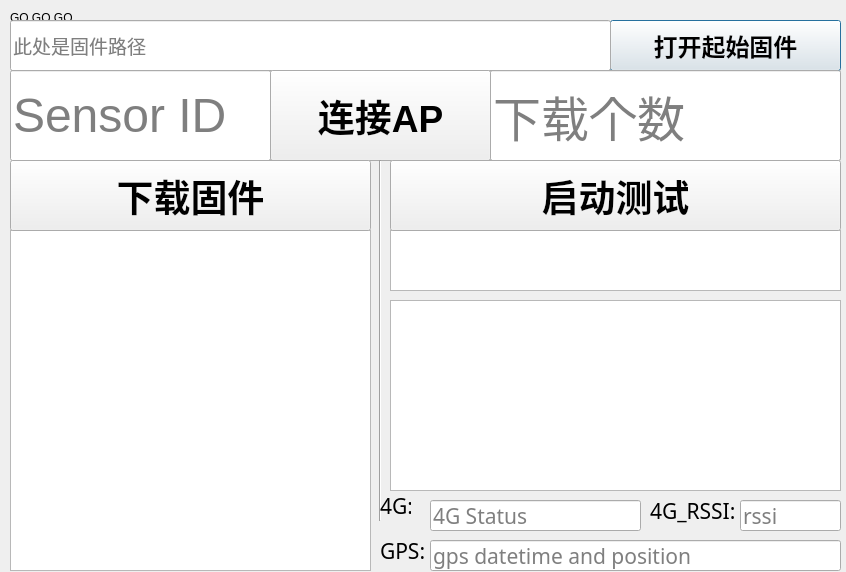
<?xml version="1.0" encoding="UTF-8"?>
<ui version="4.0">
 <class>dialog</class>
 <widget class="QDialog" name="dialog">
  <property name="geometry">
   <rect>
    <x>0</x>
    <y>0</y>
    <width>846</width>
    <height>572</height>
   </rect>
  </property>
  <property name="windowTitle">
   <string>033AP固件下载工具</string>
  </property>
  <widget class="QGroupBox" name="groupBox">
   <property name="geometry">
    <rect>
     <x>10</x>
     <y>10</y>
     <width>831</width>
     <height>151</height>
    </rect>
   </property>
   <property name="title">
    <string>GO GO GO</string>
   </property>
   <widget class="QLineEdit" name="lineEdit_FirmWare_Path_Useing">
    <property name="geometry">
     <rect>
      <x>0</x>
      <y>60</y>
      <width>261</width>
      <height>91</height>
     </rect>
    </property>
    <property name="font">
     <font>
      <family>Arial</family>
      <pointsize>36</pointsize>
     </font>
    </property>
    <property name="acceptDrops">
     <bool>true</bool>
    </property>
    <property name="toolTip">
     <string>提示性</string>
    </property>
    <property name="text">
     <string/>
    </property>
    <property name="readOnly">
     <bool>true</bool>
    </property>
    <property name="placeholderText">
     <string>Sensor ID</string>
    </property>
   </widget>
   <widget class="QPushButton" name="pushButton">
    <property name="geometry">
     <rect>
      <x>600</x>
      <y>10</y>
      <width>231</width>
      <height>51</height>
     </rect>
    </property>
    <property name="font">
     <font>
      <family>Arial</family>
      <pointsize>18</pointsize>
      <weight>75</weight>
      <bold>true</bold>
     </font>
    </property>
    <property name="text">
     <string>打开起始固件</string>
    </property>
   </widget>
   <widget class="QLineEdit" name="lineEdit_FirmWare_Path">
    <property name="geometry">
     <rect>
      <x>0</x>
      <y>10</y>
      <width>601</width>
      <height>51</height>
     </rect>
    </property>
    <property name="font">
     <font>
      <family>Arial</family>
      <pointsize>14</pointsize>
      <weight>50</weight>
      <italic>false</italic>
      <bold>false</bold>
      <underline>false</underline>
      <strikeout>false</strikeout>
      <stylestrategy>PreferDefault</stylestrategy>
     </font>
    </property>
    <property name="contextMenuPolicy">
     <enum>Qt::DefaultContextMenu</enum>
    </property>
    <property name="text">
     <string/>
    </property>
    <property name="placeholderText">
     <string>此处是固件路径</string>
    </property>
   </widget>
   <widget class="QLineEdit" name="lineEdit_FirmWare_Firm_Index">
    <property name="geometry">
     <rect>
      <x>480</x>
      <y>60</y>
      <width>351</width>
      <height>91</height>
     </rect>
    </property>
    <property name="font">
     <font>
      <family>Arial</family>
      <pointsize>36</pointsize>
     </font>
    </property>
    <property name="acceptDrops">
     <bool>true</bool>
    </property>
    <property name="text">
     <string/>
    </property>
    <property name="readOnly">
     <bool>true</bool>
    </property>
    <property name="placeholderText">
     <string>下载个数</string>
    </property>
   </widget>
   <widget class="QPushButton" name="pushButton_connect_ap">
    <property name="geometry">
     <rect>
      <x>260</x>
      <y>60</y>
      <width>221</width>
      <height>91</height>
     </rect>
    </property>
    <property name="font">
     <font>
      <family>Arial</family>
      <pointsize>28</pointsize>
      <weight>75</weight>
      <bold>true</bold>
     </font>
    </property>
    <property name="text">
     <string>连接AP</string>
    </property>
   </widget>
  </widget>
  <widget class="QTextBrowser" name="textBrowser_log">
   <property name="geometry">
    <rect>
     <x>10</x>
     <y>230</y>
     <width>361</width>
     <height>341</height>
    </rect>
   </property>
   <property name="font">
    <font>
     <family>Alef</family>
     <pointsize>14</pointsize>
    </font>
   </property>
  </widget>
  <widget class="QPushButton" name="pushButton_down_firm">
   <property name="geometry">
    <rect>
     <x>10</x>
     <y>160</y>
     <width>361</width>
     <height>71</height>
    </rect>
   </property>
   <property name="font">
    <font>
     <family>Arial</family>
     <pointsize>28</pointsize>
     <weight>75</weight>
     <bold>true</bold>
    </font>
   </property>
   <property name="text">
    <string>下载固件</string>
   </property>
  </widget>
  <widget class="QTextBrowser" name="textBrowser_log_2">
   <property name="geometry">
    <rect>
     <x>390</x>
     <y>230</y>
     <width>451</width>
     <height>61</height>
    </rect>
   </property>
   <property name="font">
    <font>
     <family>Alef</family>
     <pointsize>12</pointsize>
    </font>
   </property>
   <property name="placeholderText">
    <string/>
   </property>
  </widget>
  <widget class="Line" name="line">
   <property name="geometry">
    <rect>
     <x>360</x>
     <y>160</y>
     <width>41</width>
     <height>361</height>
    </rect>
   </property>
   <property name="orientation">
    <enum>Qt::Vertical</enum>
   </property>
  </widget>
  <widget class="QPushButton" name="pushButton_start_test">
   <property name="geometry">
    <rect>
     <x>390</x>
     <y>160</y>
     <width>451</width>
     <height>71</height>
    </rect>
   </property>
   <property name="font">
    <font>
     <family>Arial</family>
     <pointsize>28</pointsize>
     <weight>75</weight>
     <bold>true</bold>
    </font>
   </property>
   <property name="text">
    <string>启动测试</string>
   </property>
  </widget>
  <widget class="QTextBrowser" name="textBrowser_log_1">
   <property name="geometry">
    <rect>
     <x>390</x>
     <y>300</y>
     <width>451</width>
     <height>191</height>
    </rect>
   </property>
   <property name="font">
    <font>
     <family>Alef</family>
     <pointsize>16</pointsize>
    </font>
   </property>
   <property name="placeholderText">
    <string/>
   </property>
  </widget>
  <widget class="QLabel" name="label">
   <property name="geometry">
    <rect>
     <x>380</x>
     <y>490</y>
     <width>31</width>
     <height>31</height>
    </rect>
   </property>
   <property name="font">
    <font>
     <family>Alef</family>
     <pointsize>16</pointsize>
    </font>
   </property>
   <property name="text">
    <string>4G:</string>
   </property>
  </widget>
  <widget class="QLabel" name="label_2">
   <property name="geometry">
    <rect>
     <x>380</x>
     <y>530</y>
     <width>51</width>
     <height>41</height>
    </rect>
   </property>
   <property name="font">
    <font>
     <family>Alef</family>
     <pointsize>16</pointsize>
    </font>
   </property>
   <property name="text">
    <string>GPS:</string>
   </property>
  </widget>
  <widget class="QLabel" name="label_3">
   <property name="geometry">
    <rect>
     <x>650</x>
     <y>490</y>
     <width>91</width>
     <height>41</height>
    </rect>
   </property>
   <property name="font">
    <font>
     <family>Alef</family>
     <pointsize>16</pointsize>
    </font>
   </property>
   <property name="text">
    <string>4G_RSSI:</string>
   </property>
  </widget>
  <widget class="QLineEdit" name="lineEdit_gprs">
   <property name="geometry">
    <rect>
     <x>430</x>
     <y>500</y>
     <width>211</width>
     <height>31</height>
    </rect>
   </property>
   <property name="font">
    <font>
     <family>Alef</family>
     <pointsize>16</pointsize>
    </font>
   </property>
   <property name="readOnly">
    <bool>true</bool>
   </property>
   <property name="placeholderText">
    <string>4G Status</string>
   </property>
  </widget>
  <widget class="QLineEdit" name="lineEdit_gprs_gprs_rssi">
   <property name="geometry">
    <rect>
     <x>740</x>
     <y>500</y>
     <width>101</width>
     <height>31</height>
    </rect>
   </property>
   <property name="font">
    <font>
     <family>Alef</family>
     <pointsize>16</pointsize>
    </font>
   </property>
   <property name="readOnly">
    <bool>true</bool>
   </property>
   <property name="placeholderText">
    <string>rssi</string>
   </property>
  </widget>
  <widget class="QLineEdit" name="lineEdit_gps">
   <property name="geometry">
    <rect>
     <x>430</x>
     <y>540</y>
     <width>411</width>
     <height>31</height>
    </rect>
   </property>
   <property name="font">
    <font>
     <family>Alef</family>
     <pointsize>16</pointsize>
    </font>
   </property>
   <property name="readOnly">
    <bool>true</bool>
   </property>
   <property name="placeholderText">
    <string>gps datetime and position</string>
   </property>
  </widget>
 </widget>
 <resources/>
 <connections/>
</ui>
